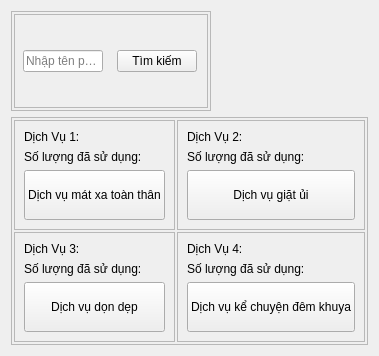
             <widget class="QWidget" name="page_4">
              <layout class="QGridLayout" name="gridLayout_7">
               <item row="0" column="0" alignment="Qt::AlignLeft|Qt::AlignTop">
                <widget class="QFrame" name="frame_70">
                 <property name="minimumSize">
                  <size>
                   <width>200</width>
                   <height>100</height>
                  </size>
                 </property>
                 <property name="frameShape">
                  <enum>QFrame::StyledPanel</enum>
                 </property>
                 <property name="frameShadow">
                  <enum>QFrame::Raised</enum>
                 </property>
                 <layout class="QVBoxLayout" name="verticalLayout_29" stretch="0">
                  <property name="spacing">
                   <number>2</number>
                  </property>
                  <property name="leftMargin">
                   <number>2</number>
                  </property>
                  <property name="topMargin">
                   <number>2</number>
                  </property>
                  <property name="rightMargin">
                   <number>2</number>
                  </property>
                  <property name="bottomMargin">
                   <number>2</number>
                  </property>
                  <item>
                   <widget class="QFrame" name="frame_71">
                    <property name="frameShape">
                     <enum>QFrame::StyledPanel</enum>
                    </property>
                    <property name="frameShadow">
                     <enum>QFrame::Raised</enum>
                    </property>
                    <layout class="QHBoxLayout" name="horizontalLayout_41">
                     <property name="leftMargin">
                      <number>0</number>
                     </property>
                     <property name="topMargin">
                      <number>0</number>
                     </property>
                     <property name="rightMargin">
                      <number>0</number>
                     </property>
                     <property name="bottomMargin">
                      <number>0</number>
                     </property>
                     <item>
                      <widget class="QLineEdit" name="lineEditTimKiem4">
                       <property name="maximumSize">
                        <size>
                         <width>80</width>
                         <height>16777215</height>
                        </size>
                       </property>
                       <property name="placeholderText">
                        <string>Nhập tên phòng</string>
                       </property>
                      </widget>
                     </item>
                     <item>
                      <widget class="QPushButton" name="buttonTimKiem4">
                       <property name="maximumSize">
                        <size>
                         <width>80</width>
                         <height>16777215</height>
                        </size>
                       </property>
                       <property name="text">
                        <string>Tìm kiếm</string>
                       </property>
                      </widget>
                     </item>
                    </layout>
                   </widget>
                  </item>
                 </layout>
                </widget>
               </item>
               <item row="1" column="0">
                <widget class="QFrame" name="frame_68">
                 <property name="sizePolicy">
                  <sizepolicy hsizetype="Preferred" vsizetype="Expanding">
                   <horstretch>0</horstretch>
                   <verstretch>0</verstretch>
                  </sizepolicy>
                 </property>
                 <property name="frameShape">
                  <enum>QFrame::StyledPanel</enum>
                 </property>
                 <property name="frameShadow">
                  <enum>QFrame::Raised</enum>
                 </property>
                 <layout class="QGridLayout" name="gridLayout_6">
                  <property name="leftMargin">
                   <number>2</number>
                  </property>
                  <property name="topMargin">
                   <number>2</number>
                  </property>
                  <property name="rightMargin">
                   <number>2</number>
                  </property>
                  <property name="bottomMargin">
                   <number>2</number>
                  </property>
                  <property name="spacing">
                   <number>2</number>
                  </property>
                  <item row="0" column="0">
                   <widget class="QFrame" name="frame_64">
                    <property name="frameShape">
                     <enum>QFrame::StyledPanel</enum>
                    </property>
                    <property name="frameShadow">
                     <enum>QFrame::Raised</enum>
                    </property>
                    <layout class="QGridLayout" name="gridLayout_8">
                     <item row="1" column="1">
                      <widget class="QLabel" name="labelSoluongDichVu1">
                       <property name="text">
                        <string/>
                       </property>
                      </widget>
                     </item>
                     <item row="1" column="0">
                      <widget class="QLabel" name="label_13">
                       <property name="text">
                        <string>Số lượng đã sử dụng:</string>
                       </property>
                      </widget>
                     </item>
                     <item row="0" column="0">
                      <widget class="QLabel" name="label_27">
                       <property name="text">
                        <string>Dịch Vụ 1:</string>
                       </property>
                      </widget>
                     </item>
                     <item row="2" column="0" colspan="2">
                      <widget class="QPushButton" name="buttonDichVu1">
                       <property name="minimumSize">
                        <size>
                         <width>0</width>
                         <height>50</height>
                        </size>
                       </property>
                       <property name="text">
                        <string>Dịch vụ mát xa toàn thân</string>
                       </property>
                      </widget>
                     </item>
                    </layout>
                   </widget>
                  </item>
                  <item row="0" column="1">
                   <widget class="QFrame" name="frame_65">
                    <property name="frameShape">
                     <enum>QFrame::StyledPanel</enum>
                    </property>
                    <property name="frameShadow">
                     <enum>QFrame::Raised</enum>
                    </property>
                    <layout class="QGridLayout" name="gridLayout_9">
                     <item row="2" column="1">
                      <widget class="QLabel" name="labelSoluongDichVu2">
                       <property name="text">
                        <string/>
                       </property>
                      </widget>
                     </item>
                     <item row="2" column="0">
                      <widget class="QLabel" name="label_28">
                       <property name="text">
                        <string>Số lượng đã sử dụng:</string>
                       </property>
                      </widget>
                     </item>
                     <item row="0" column="0">
                      <widget class="QLabel" name="label_32">
                       <property name="text">
                        <string>Dịch Vụ 2:</string>
                       </property>
                      </widget>
                     </item>
                     <item row="3" column="0" colspan="2">
                      <widget class="QPushButton" name="buttonDichVu2">
                       <property name="minimumSize">
                        <size>
                         <width>0</width>
                         <height>50</height>
                        </size>
                       </property>
                       <property name="maximumSize">
                        <size>
                         <width>16777215</width>
                         <height>16777215</height>
                        </size>
                       </property>
                       <property name="text">
                        <string>Dịch vụ giặt ủi</string>
                       </property>
                      </widget>
                     </item>
                    </layout>
                   </widget>
                  </item>
                  <item row="1" column="0">
                   <widget class="QFrame" name="frame_66">
                    <property name="frameShape">
                     <enum>QFrame::StyledPanel</enum>
                    </property>
                    <property name="frameShadow">
                     <enum>QFrame::Raised</enum>
                    </property>
                    <layout class="QGridLayout" name="gridLayout_10">
                     <item row="1" column="1">
                      <widget class="QLabel" name="labelSoluongDichVu3">
                       <property name="text">
                        <string/>
                       </property>
                      </widget>
                     </item>
                     <item row="1" column="0">
                      <widget class="QLabel" name="label_43">
                       <property name="text">
                        <string>Số lượng đã sử dụng:</string>
                       </property>
                      </widget>
                     </item>
                     <item row="0" column="0">
                      <widget class="QLabel" name="label_33">
                       <property name="text">
                        <string>Dịch Vụ 3:</string>
                       </property>
                      </widget>
                     </item>
                     <item row="2" column="0" colspan="2">
                      <widget class="QPushButton" name="buttonDichVu3">
                       <property name="minimumSize">
                        <size>
                         <width>0</width>
                         <height>50</height>
                        </size>
                       </property>
                       <property name="text">
                        <string>Dịch vụ dọn dẹp</string>
                       </property>
                      </widget>
                     </item>
                    </layout>
                   </widget>
                  </item>
                  <item row="1" column="1">
                   <widget class="QFrame" name="frame_67">
                    <property name="frameShape">
                     <enum>QFrame::StyledPanel</enum>
                    </property>
                    <property name="frameShadow">
                     <enum>QFrame::Raised</enum>
                    </property>
                    <layout class="QGridLayout" name="gridLayout_11">
                     <item row="1" column="1">
                      <widget class="QLabel" name="labelSoluongDichVu4">
                       <property name="text">
                        <string/>
                       </property>
                      </widget>
                     </item>
                     <item row="1" column="0">
                      <widget class="QLabel" name="label_45">
                       <property name="text">
                        <string>Số lượng đã sử dụng:</string>
                       </property>
                      </widget>
                     </item>
                     <item row="0" column="0">
                      <widget class="QLabel" name="label_34">
                       <property name="text">
                        <string>Dịch Vụ 4:</string>
                       </property>
                      </widget>
                     </item>
                     <item row="2" column="0" colspan="2">
                      <widget class="QPushButton" name="buttonDichVu4">
                       <property name="minimumSize">
                        <size>
                         <width>0</width>
                         <height>50</height>
                        </size>
                       </property>
                       <property name="text">
                        <string>Dịch vụ kể chuyện đêm khuya</string>
                       </property>
                      </widget>
                     </item>
                    </layout>
                   </widget>
                  </item>
                 </layout>
                </widget>
               </item>
              </layout>
             </widget>
